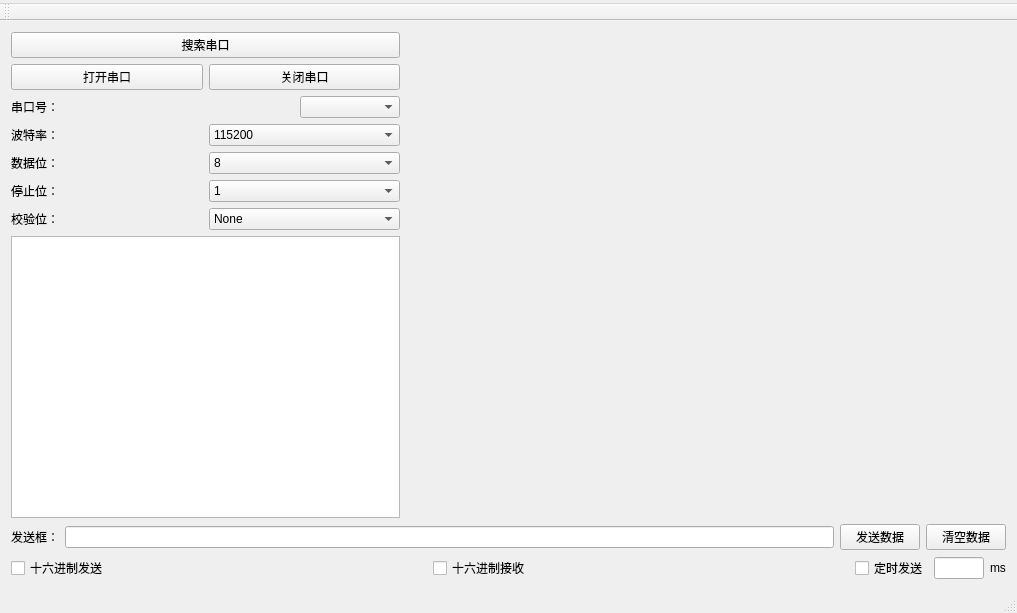
<?xml version="1.0" encoding="UTF-8"?>
<ui version="4.0">
 <class>MainWindow</class>
 <widget class="QMainWindow" name="MainWindow">
  <property name="geometry">
   <rect>
    <x>0</x>
    <y>0</y>
    <width>1017</width>
    <height>613</height>
   </rect>
  </property>
  <property name="windowTitle">
   <string>MingFlightController</string>
  </property>
  <property name="windowIcon">
   <iconset>
    <normaloff>C:/Users/shuimujieming/Downloads/bitbug_favicon.ico</normaloff>C:/Users/shuimujieming/Downloads/bitbug_favicon.ico</iconset>
  </property>
  <widget class="QWidget" name="centralWidget">
   <layout class="QGridLayout" name="gridLayout">
    <item row="1" column="0" colspan="2">
     <layout class="QHBoxLayout" name="horizontalLayout_10">
      <item>
       <layout class="QHBoxLayout" name="horizontalLayout_9">
        <item>
         <widget class="QLabel" name="label_10">
          <property name="maximumSize">
           <size>
            <width>60</width>
            <height>16777215</height>
           </size>
          </property>
          <property name="text">
           <string>发送框：</string>
          </property>
         </widget>
        </item>
        <item>
         <widget class="QLineEdit" name="sendTxt"/>
        </item>
       </layout>
      </item>
      <item>
       <layout class="QHBoxLayout" name="horizontalLayout_7">
        <item>
         <widget class="QPushButton" name="sendBt">
          <property name="text">
           <string>发送数据</string>
          </property>
         </widget>
        </item>
        <item>
         <widget class="QPushButton" name="clearBt">
          <property name="text">
           <string>清空数据</string>
          </property>
         </widget>
        </item>
       </layout>
      </item>
     </layout>
    </item>
    <item row="0" column="0">
     <layout class="QVBoxLayout" name="verticalLayout_4">
      <item>
       <layout class="QVBoxLayout" name="verticalLayout_3">
        <item>
         <widget class="QPushButton" name="searchPortBt">
          <property name="text">
           <string>搜索串口</string>
          </property>
         </widget>
        </item>
        <item>
         <layout class="QVBoxLayout" name="verticalLayout_2">
          <item>
           <layout class="QHBoxLayout" name="horizontalLayout_6">
            <item>
             <widget class="QPushButton" name="openBt">
              <property name="text">
               <string>打开串口</string>
              </property>
             </widget>
            </item>
            <item>
             <widget class="QPushButton" name="closeBt">
              <property name="text">
               <string>关闭串口</string>
              </property>
             </widget>
            </item>
           </layout>
          </item>
          <item>
           <layout class="QVBoxLayout" name="verticalLayout">
            <item>
             <layout class="QHBoxLayout" name="horizontalLayout">
              <item>
               <widget class="QLabel" name="label">
                <property name="text">
                 <string>串口号：</string>
                </property>
               </widget>
              </item>
              <item>
               <widget class="QComboBox" name="serialPortCb">
                <property name="maximumSize">
                 <size>
                  <width>100</width>
                  <height>16777215</height>
                 </size>
                </property>
               </widget>
              </item>
             </layout>
            </item>
            <item>
             <layout class="QHBoxLayout" name="horizontalLayout_2">
              <item>
               <widget class="QLabel" name="label_2">
                <property name="text">
                 <string>波特率：</string>
                </property>
               </widget>
              </item>
              <item>
               <widget class="QComboBox" name="baudrateCb">
                <item>
                 <property name="text">
                  <string>115200</string>
                 </property>
                </item>
                <item>
                 <property name="text">
                  <string>4800</string>
                 </property>
                </item>
                <item>
                 <property name="text">
                  <string>9600</string>
                 </property>
                </item>
               </widget>
              </item>
             </layout>
            </item>
            <item>
             <layout class="QHBoxLayout" name="horizontalLayout_3">
              <item>
               <widget class="QLabel" name="label_3">
                <property name="text">
                 <string>数据位：</string>
                </property>
               </widget>
              </item>
              <item>
               <widget class="QComboBox" name="dataCb">
                <item>
                 <property name="text">
                  <string>8</string>
                 </property>
                </item>
                <item>
                 <property name="text">
                  <string>7</string>
                 </property>
                </item>
                <item>
                 <property name="text">
                  <string>6</string>
                 </property>
                </item>
                <item>
                 <property name="text">
                  <string>5</string>
                 </property>
                </item>
               </widget>
              </item>
             </layout>
            </item>
            <item>
             <layout class="QHBoxLayout" name="horizontalLayout_4">
              <item>
               <widget class="QLabel" name="label_4">
                <property name="text">
                 <string>停止位：</string>
                </property>
               </widget>
              </item>
              <item>
               <widget class="QComboBox" name="stopCb">
                <item>
                 <property name="text">
                  <string>1</string>
                 </property>
                </item>
                <item>
                 <property name="text">
                  <string>1.5</string>
                 </property>
                </item>
                <item>
                 <property name="text">
                  <string>2</string>
                 </property>
                </item>
               </widget>
              </item>
             </layout>
            </item>
            <item>
             <layout class="QHBoxLayout" name="horizontalLayout_5">
              <item>
               <widget class="QLabel" name="label_5">
                <property name="text">
                 <string>校验位：</string>
                </property>
               </widget>
              </item>
              <item>
               <widget class="QComboBox" name="parityCb">
                <item>
                 <property name="text">
                  <string>None</string>
                 </property>
                </item>
                <item>
                 <property name="text">
                  <string>Odd</string>
                 </property>
                </item>
                <item>
                 <property name="text">
                  <string>Even</string>
                 </property>
                </item>
               </widget>
              </item>
             </layout>
            </item>
           </layout>
          </item>
         </layout>
        </item>
       </layout>
      </item>
      <item>
       <widget class="QPlainTextEdit" name="receivePlainTxt">
        <property name="maximumSize">
         <size>
          <width>16777215</width>
          <height>16666666</height>
         </size>
        </property>
        <property name="readOnly">
         <bool>true</bool>
        </property>
       </widget>
      </item>
     </layout>
    </item>
    <item row="2" column="0" colspan="2">
     <layout class="QHBoxLayout" name="horizontalLayout_8">
      <item>
       <widget class="QCheckBox" name="send16Checkbox">
        <property name="text">
         <string>十六进制发送</string>
        </property>
       </widget>
      </item>
      <item>
       <spacer name="horizontalSpacer_2">
        <property name="orientation">
         <enum>Qt::Horizontal</enum>
        </property>
        <property name="sizeHint" stdset="0">
         <size>
          <width>40</width>
          <height>20</height>
         </size>
        </property>
       </spacer>
      </item>
      <item>
       <widget class="QCheckBox" name="receiveCheckbox">
        <property name="text">
         <string>十六进制接收</string>
        </property>
       </widget>
      </item>
      <item>
       <spacer name="horizontalSpacer">
        <property name="orientation">
         <enum>Qt::Horizontal</enum>
        </property>
        <property name="sizeHint" stdset="0">
         <size>
          <width>40</width>
          <height>20</height>
         </size>
        </property>
       </spacer>
      </item>
      <item>
       <widget class="QCheckBox" name="receive16Checkbox">
        <property name="text">
         <string>定时发送</string>
        </property>
       </widget>
      </item>
      <item>
       <widget class="QLineEdit" name="timeTxt">
        <property name="maximumSize">
         <size>
          <width>50</width>
          <height>16777215</height>
         </size>
        </property>
       </widget>
      </item>
      <item>
       <widget class="QLabel" name="label_9">
        <property name="text">
         <string>ms</string>
        </property>
       </widget>
      </item>
     </layout>
    </item>
    <item row="0" column="1">
     <widget class="ChartView" name="scopeView" native="true">
      <property name="minimumSize">
       <size>
        <width>600</width>
        <height>0</height>
       </size>
      </property>
     </widget>
    </item>
   </layout>
  </widget>
  <widget class="QMenuBar" name="menuBar">
   <property name="geometry">
    <rect>
     <x>0</x>
     <y>0</y>
     <width>1017</width>
     <height>26</height>
    </rect>
   </property>
   <widget class="QMenu" name="menuMing">
    <property name="title">
     <string/>
    </property>
   </widget>
   <addaction name="menuMing"/>
  </widget>
  <widget class="QToolBar" name="mainToolBar">
   <property name="windowTitle">
    <string>MingFlightController</string>
   </property>
   <attribute name="toolBarArea">
    <enum>TopToolBarArea</enum>
   </attribute>
   <attribute name="toolBarBreak">
    <bool>false</bool>
   </attribute>
  </widget>
  <widget class="QStatusBar" name="statusBar"/>
 </widget>
 <layoutdefault spacing="6" margin="11"/>
 <customwidgets>
  <customwidget>
   <class>ChartView</class>
   <extends>QWidget</extends>
   <header location="global">chartview.h</header>
   <container>1</container>
  </customwidget>
 </customwidgets>
 <resources/>
 <connections/>
</ui>
